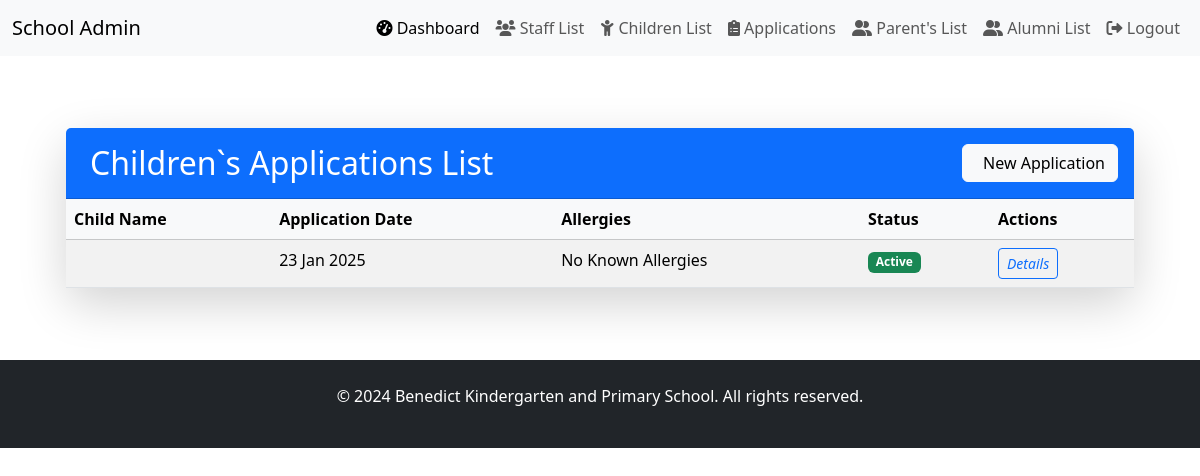
The page /benedict_school/applications/ (signed in) on the database its author committed.
### benedict_school/models.py (models this page shows, shortened)
class PupilApplication(models.Model):
    child = models.OneToOneField(
        Child,
        on_delete=models.CASCADE,
        related_name="application"
    )
    application_date = models.DateField(auto_now_add=True)
    documents = models.FileField(
        upload_to="applications/",
        null=True,
        blank=True,
        validators=[FileExtensionValidator(['pdf', 'doc', 'docx'])],
        verbose_name="Application Documents"
    )
    ALLERGY_CHOICES = [
        ('none', 'No Known Allergies'),
        ('food', 'Food Allergy'),
        ('medication', 'Medication Allergy'),
        ('environmental', 'Environmental Allergy'),
        ('other', 'Other')
    ]
    allergies = models.CharField(
        max_length=20,
        choices=ALLERGY_CHOICES,
        default='none'
    )
    allergy_details = models.TextField(null=True, blank=True)
    medical_conditions = models.TextField(
        null=True,
        blank=True,
        help_text="List any existing medical conditions"
    )
    emergency_contact_name = models.CharField(max_length=100, default='')
    emergency_contact_phone = models.CharField(max_length=15, default='')
    special_needs = models.TextField(
        null=True,
        blank=True,
        help_text="Describe any special needs or accommodations required"
    )
    previous_school = models.CharField(
        max_length=100,
        null=True,
        blank=True,
        help_text="Name of the previous school attended"
    )
    notes = models.TextField(
        null=True,
        blank=True,
        help_text="Additional notes or comments"
    )

class Child(models.Model):
    parent = models.ForeignKey(
        Parent,
        on_delete=models.CASCADE,
        related_name="children"
    )
    full_name = models.CharField(max_length=100)
    date_of_birth = models.DateField()
    sex = models.CharField(
        max_length=10,
        choices=[("male", "Male"), ("female", "Female")],
        default="male"
    )
    study_class = models.CharField(
        max_length=20,
        choices=[
            ("baby_class", "Baby Class"),
            ("middle_class", "Middle class"),
            ("top_class", "Top class"),
            ("primary_one", "Primary one"),
            ("primary_two", "Primary two"),
            ("primary_three", "Primary three"),
            ("primary_four", "Primary four"),
            ("primary_five", "Primary five"),
            ("primary_six", "Primary six")
        ],
        default="primary_one",
    )
    profile_image = models.ImageField(upload_to="child_images/", null=True, blank=True)
    STATUS_CHOICES = [
        ('active', 'Active'),
        ('alumni', 'Alumni'),
    ]
    status = models.CharField(
        max_length=20,
        choices=STATUS_CHOICES,
        default='active'
    )
    alumni_date = models.DateField(null=True, blank=True)
    reason_for_leaving = models.TextField(blank=True, null=True)

### benedict_school/views.py (the view)
# urls.py: path('applications/', views.application_list, name='application-list'),
@user_passes_test(is_admin, login_url='/admin-login/')
def application_list(request):
    applications = PupilApplication.objects.select_related('child').all()
    return render(request, 'application_list.html', {'applications': applications})
    paginator = Paginator(queryset, 10)
    page = request.GET.get('page')
    staff_members = paginator.get_page(page)

### benedict_school/context_processors.py (called while the page is built)
def google_maps_api_key(request):
    return {'GOOGLE_MAPS_API_KEY': getattr(settings, 'GOOGLE_MAPS_API_KEY', '')}

### benedict_school/views.py (called while the page is built)
def is_admin(user):
    return user.is_authenticated and user.is_staff  # Checks if user is admin

### benedict_school/templates/application_list.html (shortened to what this page needs)
{% extends "admin_base.html" %}
{% load static %}
{% load django_bootstrap5 %}
{% block content %}
<div class="container-fluid px-4 py-5">
    <div class="row">
        <div class="col-12">
            <div class="card shadow-lg border-0 rounded-4">
                <div class="card-header bg-primary text-white py-3 d-flex justify-content-between align-items-center">
                    <h2 class="mb-0">
                        Children`s Applications List
                    </h2>
                    <a href="{% url 'parent_create' %}" class="btn btn-light">
                        New Application
                    </a>
                </div>
                <div class="card-body p-0">
                    {% if applications %}
                    <div class="table-responsive">
                        <table class="table table-striped table-hover mb-0">
                            <thead class="table-light">
                                <tr>
                                    <th>Child Name</th>
                                    <th>Application Date</th>
                                    <th>Allergies</th>
                                    <th>Status</th>
                                    <th>Actions</th>
                                </tr>
                            </thead>
                            <tbody>
                                {% for application in applications %}
                                <tr>
                                    <td>{{ application.child.name }}</td>
                                    <td>{{ application.application_date|date:"d M Y" }}</td>
                                    <td>{{ application.get_allergies_display }}</td>
                                    <td>
                                        <span class="badge
                                            {% if application.child.status == 'active' %}
                                                bg-success
                                            {% else %}
                                                bg-secondary
                                            {% endif %}
                                        ">
                                            {{ application.child.status|title }}
                                        </span>
                                    </td>
                                    <td>
                                        <div class="btn-group" role="group">
                                            <a href="{% url 'application-detail' application.pk %}" class="btn btn-sm btn-outline-primary">
                                                <i class="bi bi-eye">Details</i>
                                            </a>
                                        </div>
                                    </td>
                                </tr>
                                {% endfor %}
                            </tbody>
                        </table>
                    </div>
                    {% else %}
                    <div class="text-center py-5">
                        <i class="bi bi-file-earmark-text display-4 text-muted mb-3"></i>
                        <p class="lead text-muted">No applications found</p>
                    </div>
                    {% endif %}
                </div>
            </div>
        </div>
    </div>
</div>
{% endblock %}

### rows shown on the page
PupilApplication: application_date "23 Jan 2025", allergies "No Known Allergies", child.status "Active"
